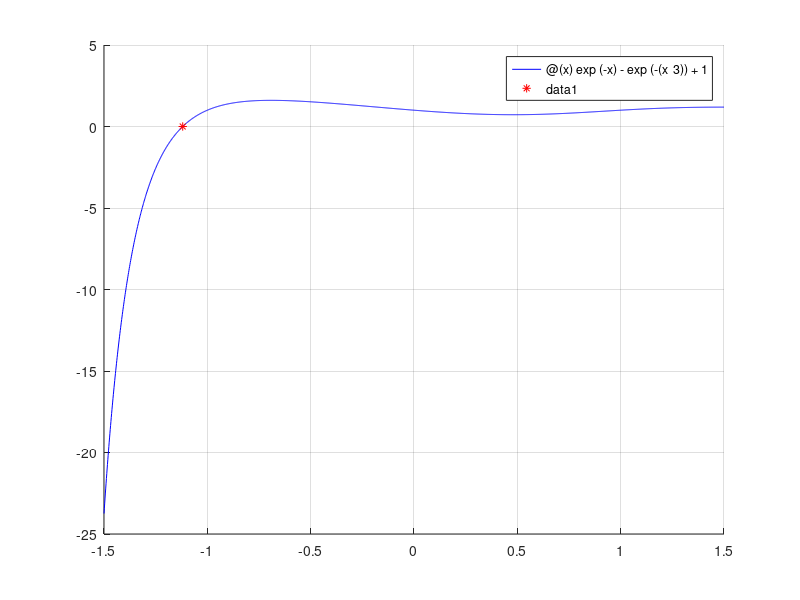

Source code (MATLAB):
%% Exercise 03

f = @(x) exp(-x) - exp(-(x^3)) + 1;

options = optimset('Display', 'iter', 'TolFun', 1e-4);

hold on

[x, fval, info, output] = fzero(f, 1, options);

fplot(f, [-1.5 1.5], 'b');
plot(x, f(x), 'r*');

grid on
hold off
